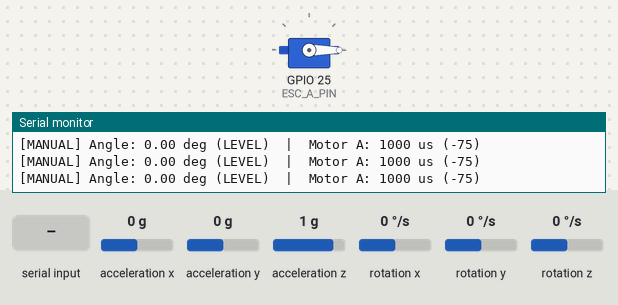
Simulated run of this sketch. Board: ESP32. On the bench: servo, the last lines printed to the serial monitor. The inputs (shaded band) are chosen by the test bench; at power-on: acceleration y 0 g, rotation y 0 °/s, acceleration z 1 g, acceleration x 0 g, rotation x 0 °/s, rotation z 0 °/s.

Above: at 7.0 s.
7.1 s: "AUTO\n" received over Serial
At 7.9 s:
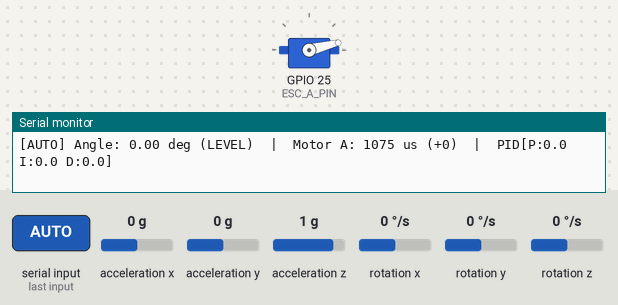
8.7 s: acceleration y set to -1.4 g
At 9.82 s:
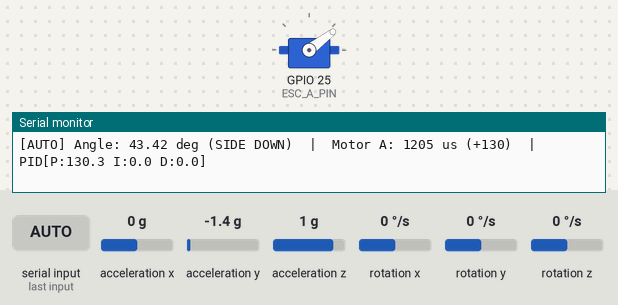
11.7 s: rotation y set to 192 °/s
13.8 s: acceleration z set to 0.2 g
15.3 s: acceleration z set to 0 g
16.8 s: "D90\n" received over Serial
Timing chart, 0 to 20.8 s (numbered marks = the images above; inputs shaded):
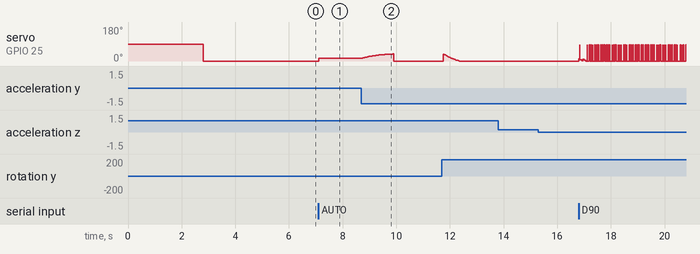

The sketch:

singlemotorpid.ino
```cpp
/*
   SINGLE MOTOR TILT BALANCE - PID CONTROL
   ------------------------------------------------------------------
   ESP32 + MPU6050 + Motor A (ESC A) ONLY

   Single independent PID controller, driven directly by tilt angle.
   Includes safety cutoff, manual/auto serial commands, and full
   calibration.

   LIBRARIES NEEDED:
     1. "MPU6050" by Electronic Cats
     2. "ESP32Servo" by Kevin Harrington

   WIRING:
     ESP32 3.3V   -> MPU6050 VCC
     ESP32 GND    -> MPU6050 GND, ESC A GND (COMMON GROUND)
     ESP32 GPIO21 -> MPU6050 SDA
     ESP32 GPIO22 -> MPU6050 SCL
     ESP32 GPIO25 -> ESC A signal wire   (Motor A)
     (leave ESC A's red +5V wire disconnected from the ESP32)

   SAFETY: remove propeller while bench-testing PID gains. Only fit
   the prop once direction + response are verified and gains are sane.
*/

#include <Wire.h>
#include <MPU6050.h>
#include <ESP32Servo.h>

MPU6050 mpu;
Servo escA;

const int SDA_PIN  = 21;
const int SCL_PIN  = 22;
const int ESC_A_PIN = 25;

const int ESC_MIN_US = 1000;
const int ESC_MAX_US = 2000;

int baseThrottleUs = 1075;

const int MOUNT_SIGN = -1;

const float MAX_SAFE_ANGLE = 45.0;
const int   PID_OUTPUT_LIMIT_US = 400;

const float ALPHA = 0.98;
const float GYRO_SCALE = 131.0;
const int CALIBRATION_SAMPLES = 500;

float rollOffset = 0, pitchOffset = 0;
float gyroOffsetX = 0, gyroOffsetY = 0;
float rollAngle = 0, pitchAngle = 0;

#define USE_PITCH_AXIS 1

unsigned long lastTime = 0;

bool manualMode = true;
int manualThrottleA = ESC_MIN_US;
String serialBuffer = "";

struct PID {
  float Kp, Ki, Kd;
  float integral;
  float prevError;
  float integralLimit;
};

PID pidA = { 3.0, 0.00, 0.0, 0, 0, 100 };

float computePID(PID &pid, float error, float dt) {
  pid.integral += error * dt;
  pid.integral = constrain(pid.integral, -pid.integralLimit, pid.integralLimit);
  float derivative = (dt > 0) ? (error - pid.prevError) / dt : 0;
  pid.prevError = error;
  return pid.Kp * error + pid.Ki * pid.integral + pid.Kd * derivative;
}

void printHelp() {
  Serial.println("---- SERIAL COMMANDS ----");
  Serial.println("T<us>   set base throttle, e.g. T1300");
  Serial.println("A<us>   manual override Motor A pulse, e.g. A1500 (enters MANUAL mode)");
  Serial.println("AUTO    return to PID control");
  Serial.println("P<val>  set Kp, e.g. P15.0");
  Serial.println("I<val>  set Ki, e.g. I0.02");
  Serial.println("D<val>  set Kd, e.g. D1.0");
  Serial.println("STOP    idle motor immediately");
  Serial.println("HELP    show this list");
  Serial.println("-------------------------");
}

void processSerialCommand(String line) {
  line.trim();
  if (line.length() == 0) return;
  String upper = line;
  upper.toUpperCase();

  if (upper == "AUTO") {
    manualMode = false;
    pidA.integral = 0;
    Serial.println("Switched to AUTOMATIC (PID) mode.");
    return;
  }
  if (upper == "STOP" || upper == "S") {
    manualMode = true;
    manualThrottleA = ESC_MIN_US;
    Serial.println("STOP - motor idled, manual mode ON.");
    return;
  }
  if (upper == "HELP" || upper == "?") {
    printHelp();
    return;
  }

  char cmd = upper.charAt(0);
  float val = upper.substring(1).toFloat();

  switch (cmd) {
    case 'T':
      baseThrottleUs = constrain((int)val, ESC_MIN_US, ESC_MAX_US);
      Serial.print("Base throttle set to "); Serial.print(baseThrottleUs); Serial.println(" us");
      break;
    case 'A':
      manualMode = true;
      manualThrottleA = constrain((int)val, ESC_MIN_US, ESC_MAX_US);
      Serial.print("Manual mode ON. Motor A set to "); Serial.print(manualThrottleA); Serial.println(" us");
      break;
    case 'P':
      pidA.Kp = val;
      Serial.print("Kp set to "); Serial.println(val);
      break;
    case 'I':
      pidA.Ki = val;
      Serial.print("Ki set to "); Serial.println(val);
      break;
    case 'D':
      pidA.Kd = val;
      Serial.print("Kd set to "); Serial.println(val);
      break;
    default:
      Serial.println("Unknown command. Type HELP for command list.");
  }
}

void readSerialCommands() {
  while (Serial.available() > 0) {
    char c = Serial.read();
    if (c == '\n' || c == '\r') {
      if (serialBuffer.length() > 0) {
        processSerialCommand(serialBuffer);
        serialBuffer = "";
      }
    } else {
      serialBuffer += c;
    }
  }
}

void calibrate() {
  Serial.println("Calibrating - keep beam LEVEL and STILL...");
  long sumAx = 0, sumAy = 0, sumAz = 0;
  long sumGx = 0, sumGy = 0;
  int16_t ax, ay, az, gx, gy, gz;

  for (int i = 0; i < CALIBRATION_SAMPLES; i++) {
    mpu.getMotion6(&ax, &ay, &az, &gx, &gy, &gz);
    sumAx += ax; sumAy += ay; sumAz += az;
    sumGx += gx; sumGy += gy;
    delay(2);
  }

  float avgAx = sumAx / (float)CALIBRATION_SAMPLES;
  float avgAy = sumAy / (float)CALIBRATION_SAMPLES;
  float avgAz = sumAz / (float)CALIBRATION_SAMPLES;

  rollOffset  = atan2(avgAx, avgAz) * 180.0 / PI;
  pitchOffset = atan2(avgAy, avgAz) * 180.0 / PI;
  gyroOffsetX = sumGx / (float)CALIBRATION_SAMPLES;
  gyroOffsetY = sumGy / (float)CALIBRATION_SAMPLES;

  Serial.println("Calibration done.");
}

void setup() {
  Serial.begin(115200);
  Wire.begin(SDA_PIN, SCL_PIN);

  Serial.println("Initializing MPU6050...");
  mpu.initialize();
  if (!mpu.testConnection()) {
    Serial.println("MPU6050 connection FAILED. Check wiring.");
    while (1) delay(1000);
  }
  Serial.println("MPU6050 connected.");

  calibrate();

  escA.attach(ESC_A_PIN, ESC_MIN_US, ESC_MAX_US);

  Serial.println("Arming ESC A - keep clear of prop...");
  escA.writeMicroseconds(ESC_MIN_US);
  delay(3000);
  Serial.println("Armed. Motor idle - type AUTO to start PID balancing, or T/A to set throttle manually.");
  printHelp();

  lastTime = millis();
}

unsigned long lastPrint = 0;

void loop() {
  readSerialCommands();

  int16_t ax, ay, az, gx, gy, gz;
  mpu.getMotion6(&ax, &ay, &az, &gx, &gy, &gz);

  float accRoll  = atan2((float)ax, (float)az) * 180.0 / PI;
  float accPitch = atan2((float)ay, (float)az) * 180.0 / PI;

  float gyroRollRate  = (gx - gyroOffsetX) / GYRO_SCALE;
  float gyroPitchRate = (gy - gyroOffsetY) / GYRO_SCALE;

  unsigned long now = millis();
  float dt = (now - lastTime) / 1000.0;
  lastTime = now;

  rollAngle  = ALPHA * (rollAngle  + gyroRollRate  * dt) + (1.0 - ALPHA) * accRoll;
  pitchAngle = ALPHA * (pitchAngle + gyroPitchRate * dt) + (1.0 - ALPHA) * accPitch;

#if USE_PITCH_AXIS
  float angle = MOUNT_SIGN * (pitchAngle - pitchOffset);
#else
  float angle = MOUNT_SIGN * (rollAngle - rollOffset);
#endif

  bool safe = fabs(angle) <= MAX_SAFE_ANGLE;

  int motorAUs;
  float outA = 0;

  if (!safe) {
    motorAUs = ESC_MIN_US;
    pidA.integral = 0;
  } else if (manualMode) {
    motorAUs = manualThrottleA;
  } else {
    float errorA = angle;
    outA = computePID(pidA, errorA, dt);
    outA = constrain(outA, -PID_OUTPUT_LIMIT_US, PID_OUTPUT_LIMIT_US);
    motorAUs = constrain(baseThrottleUs + (int)outA, ESC_MIN_US, ESC_MAX_US);
  }

  escA.writeMicroseconds(motorAUs);

  if (now - lastPrint >= 200) {
    lastPrint = now;

    String tiltSide;
    if (angle > 1.0) tiltSide = "SIDE DOWN";
    else if (angle < -1.0) tiltSide = "SIDE UP";
    else tiltSide = "LEVEL";

    Serial.print(!safe ? "[!! SAFETY CUTOFF !!] " : (manualMode ? "[MANUAL] " : "[AUTO] "));
    Serial.print("Angle: "); Serial.print(angle, 2); Serial.print(" deg (");
    Serial.print(tiltSide); Serial.print(")  |  Motor A: "); Serial.print(motorAUs);
    Serial.print(" us ("); Serial.print(motorAUs - baseThrottleUs >= 0 ? "+" : "");
    Serial.print(motorAUs - baseThrottleUs); Serial.print(")");

    if (!manualMode) {
      Serial.print("  |  PID[P:"); Serial.print(pidA.Kp * angle, 1);
      Serial.print(" I:"); Serial.print(pidA.Ki * pidA.integral, 1);
      Serial.print(" D:"); Serial.print(outA - (pidA.Kp * angle + pidA.Ki * pidA.integral), 1);
      Serial.print("]");
    }
    Serial.println();
  }

  delay(10);
}
```

Measured:
- after the input at 7.1 s, servo on GPIO 25 (ESC_A_PIN): 0° → 14° at once
- after the input at 8.7 s, servo on GPIO 25 (ESC_A_PIN): rises from 14° to 38° in 1.2 s, then falls to 0° in 0.03 s
